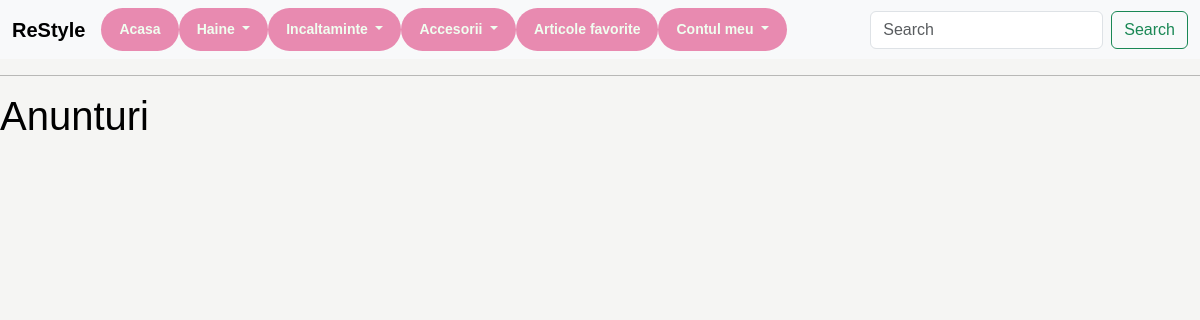
The page /favorites/ (signed in) on the database as committed earlier.
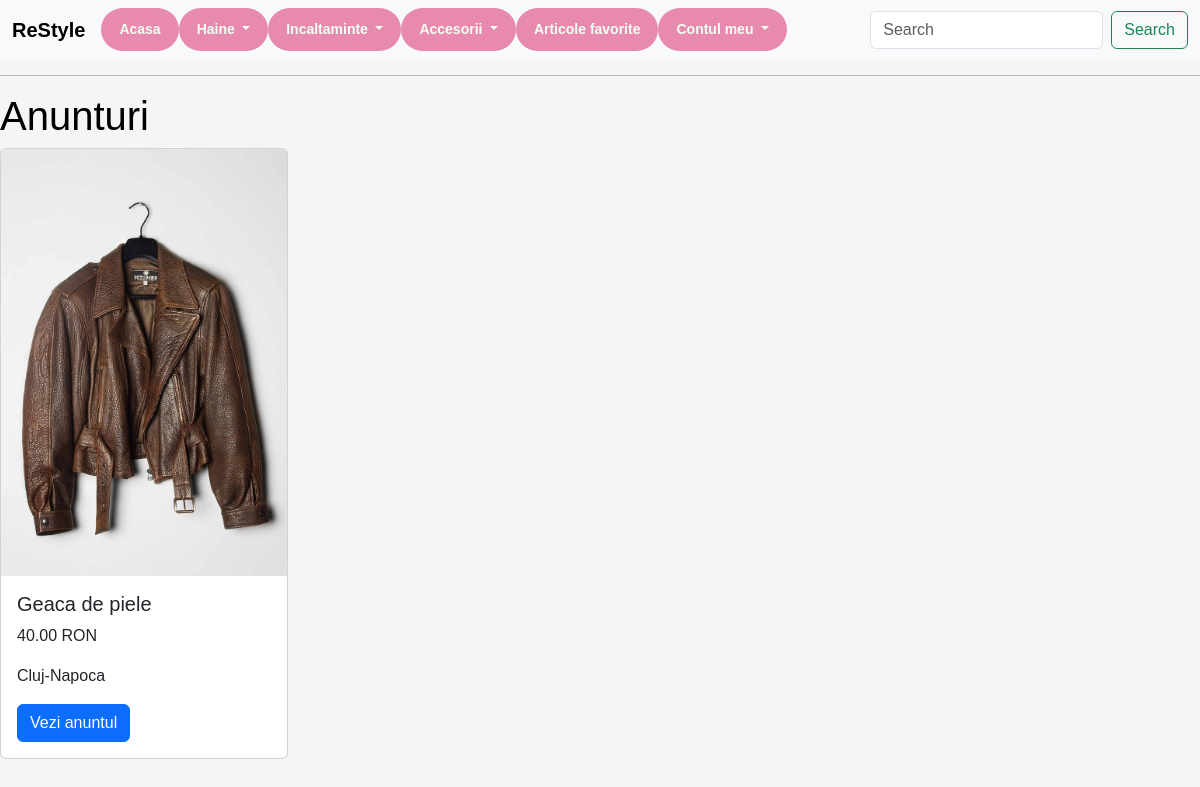
The same page on the database as committed later.
### products/models.py (models this page shows, shortened)
class Category(models.Model):
    name = models.CharField(max_length=255)
    slug = models.SlugField(max_length=255, unique=True)
    parent_category = models.ForeignKey('Category', null=True, blank=True, on_delete=models.CASCADE)
    def subcategories(self):
        return Category.objects.filter(parent_category=self)

class Favorites(models.Model):
    user = models.ForeignKey(User, on_delete=models.CASCADE)
    ad = models.ForeignKey(Ad, on_delete=models.CASCADE)

class Ad(models.Model):
    name = models.CharField(max_length=255)
    image = models.ImageField(upload_to='images/')
    description = models.TextField()
    price = models.DecimalField(decimal_places=2, max_digits=10)
    city = models.CharField(max_length=255)
    phone_number = models.CharField(max_length=255)
    post_date = models.DateTimeField(default=timezone.now)
    category = models.ForeignKey(Category, on_delete=models.CASCADE)

### products/views.py (the view)
# urls.py: path('favorites/',views.fav_list, name="fav_list" ),
def fav_list(request):
    favs = Favorites.objects.filter(user=request.user)
    return render(request, 'favorites_list.html', {'favs': favs})

### products/context_processors.py (called while the page is built)
def navbar_data(request):
    categories = Category.objects.filter(parent_category=None)
    return {'categories': categories}

### templates/favorites_list.html
{% extends "base.html" %}
{% block content %}
    <h1>Anunturi</h1>
    {% for fav in favs %}
        <div class="card" style="width: 18rem;">
        {% if fav.ad.image %}
            <img src="{{ fav.ad.image.url }}" class="card-img-top" alt={{ fav.ad.image }}>
        {% endif %}
            <div class="card-body">
                <h5 class="card-title">{{ fav.ad.name }}</h5>
                <p class="card-text">{{ fav.ad.price }} RON</p>
                <p class="card-text">{{ fav.ad.city}}</p>
                <a href="#" class="btn btn-primary">Vezi anuntul</a>
            </div>
        </div>
    {% endfor %}
{% endblock %}

### templates/base.html (shortened to what this page needs)
{% load static %}
<!DOCTYPE html>
<html lang="en">
<head>
    <link href="https://cdn.jsdelivr.net/npm/bootstrap@5.3.3/dist/css/bootstrap.min.css" rel="stylesheet">
    <link rel="stylesheet" href="https://cdn.jsdelivr.net/npm/bootstrap-icons@1.11.0/font/bootstrap-icons.css">
    <link rel="stylesheet" href="{% static 'css/style.css' %}">
</head>
<body>
<nav class="navbar navbar-expand-lg bg-body-tertiary">
    <div class="container-fluid">
        <a class="navbar-brand" href="#">ReStyle</a>
        <div class="collapse navbar-collapse" id="navbarSupportedContent">
            <ul class="navbar-nav me-auto mb-2 mb-lg-0">
                <li class="nav-item">
                    <a class="hero-small-button active" aria-current="page" href="{% url 'home' %}">Acasa</a>
                </li>
                {% for category in categories %}
                    <li class="nav-item dropdown">
                        <a class="hero-small-button dropdown-toggle" href="#" role="button" data-bs-toggle="dropdown"
                           aria-expanded="false">
                            {{ category.name }}
                        </a>
                    </li>
                {% endfor %}
                <li class="nav-item">
                    <a class="hero-small-button active" aria-current="page" href="{% url 'fav_list' %}">Articole
                        favorite</a>
                </li>
                <li class="nav-item dropdown">
                    <a class="hero-small-button dropdown-toggle" href="#" role="button" data-bs-toggle="dropdown"
                       aria-expanded="false">
                        Contul meu
                    </a>
                </li>
            </ul>
            <form class="d-flex" role="search">
                <input class="form-control me-2" type="search" placeholder="Search" aria-label="Search"/>
                <button class="btn btn-outline-success" type="submit">Search</button>
            </form>
        </div>
    </div>
</nav>
<hr>
{% block content %}
{% endblock %}
</body>
</html>

### static/css/style.css (style rules this page uses)
body { margin: 0; background: #f5f5f3; color: black; font-family: Arial, sans-serif; }
.navbar-brand { color: black; font-weight: bold; }
.hero-small-button { display: inline-block; background: #e88ab0; color: honeydew; text-decoration: none; font-size: 14px; font-weight: 700; padding: 11px 18px; border-radius: 999px; transition: 0.2s ease; }

Rows that differ between the two databases and show on the page:
added Favorites: ad.image (picture), ad.name "Geaca de piele", ad.price "40.00", ad.city "Cluj-Napoca"
